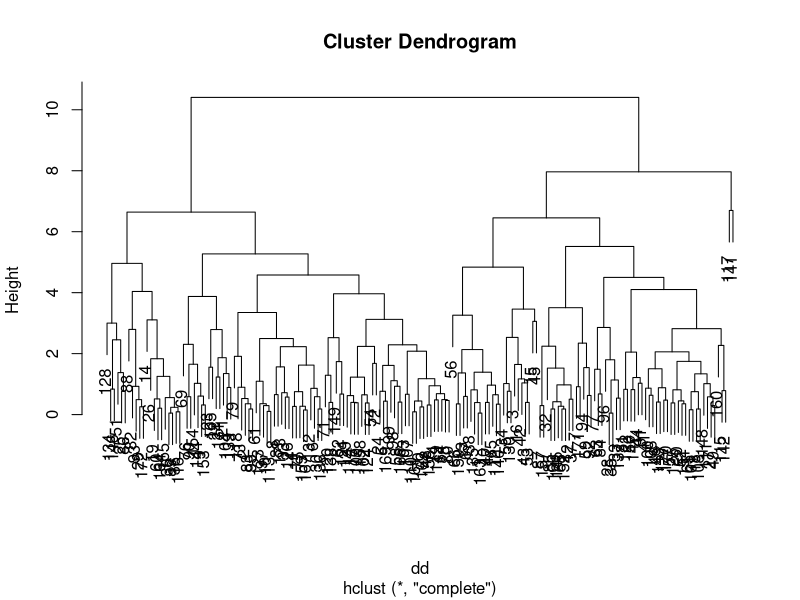
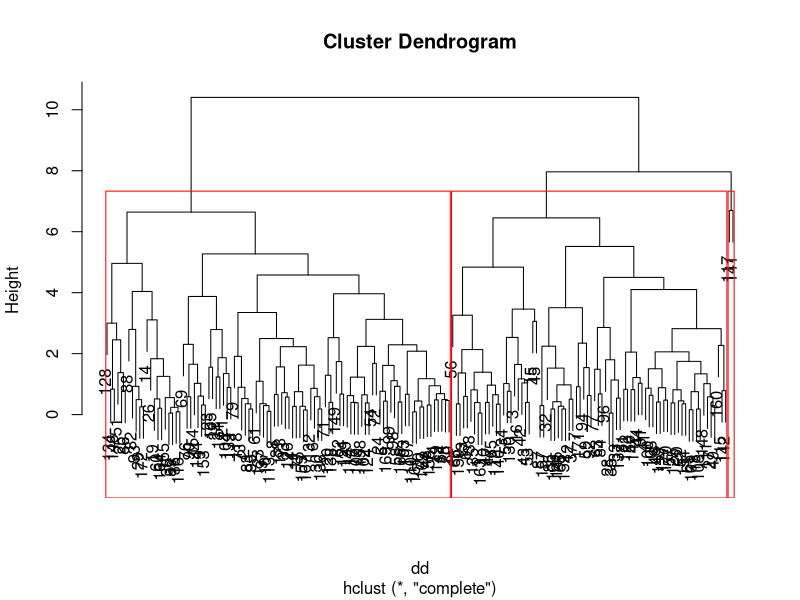

The R source for these figures, in order:
## ---- chunk 1
knitr::opts_chunk$set(echo = TRUE)
## ---- chunk 2
library(dplyr)

#Read in data
crab<-read.csv("crab2.csv")

#Brief analysis of what dataset looks like
str(crab)
head(crab)

#Heirarchical Clustering
dd <- dist(scale(crab), method = "euclidean")
hc <- hclust(dd, method = "complete")
plot(hc)

#Seperating plot into clusters based on where most obvious divisions are (longest vertical lengths)
plot.new()
plot(hc)
rect.hclust(hc, k=3, border="red")

#Seperating data into the 3 clusters
groups <- cutree(hc, k=3) 
crab$groups <- as.factor(groups)

#Looking at average values for each of our clusters to get a better idea of the makeup of the groups
crab %>%
  group_by(groups) %>%
  summarise_all("mean") -> crab_sum

crab_sum

## ---- chunk 3
mod1<-lm(y~spine+width+weight, data=crab)
summary(mod1)
mod2<-lm(satell~spine+width+weight, data=crab)
summary(mod2)
